Frame 1 (no input): blank canvas, image omitted
Frame 60 (the mouse pressed at the canvas centre just before this capture): blank canvas, image omitted
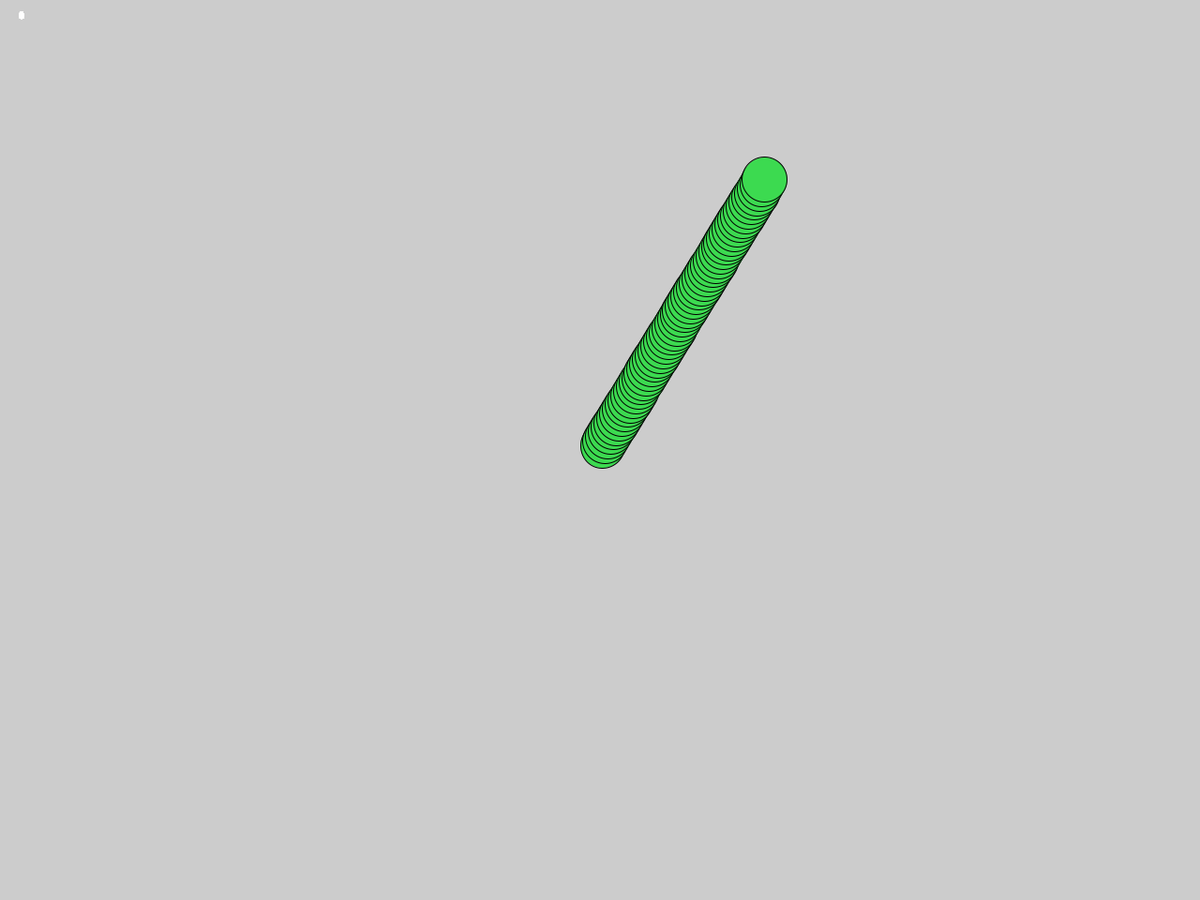
Frame 120 (the mouse held since frame 60 and released just before this capture)

The Processing sketch whose frames 1 and 60 were blank and that drew this single picture after the mouse press (run headless with seeded random() and noise(); from frame 60 on, the mouse is pressed at the canvas centre):

// Processing sketch: prh3a
// ── prh3a.pde




private dot mdots[];
private int ndots = 0;

void setup() {
  size(1280,960);
  clear();
  mdots = new dot[1000];
}

void draw() {
  clear();
  for (dot d : mdots) {
    if (d != null)
      d.update();
  }
  fill(255,255,255);
  text(ndots, 20,20);
}

void mousePressed() {
  float dx = random(-10,10); 
  float dy = random(-10,10); 
  mdots[ndots++] = new dot(mouseX, mouseY, dx, dy, random(5,50), color(random(255), random(255), random(255)));
}
// ── dot.pde

class dot {
  float mx, my;      // position 
  float mdx, mdy;    // velocity
  float mdiam;       // diameter 
  color mcolor;    // color  
  
  public dot(float x, float y, float dx, float dy, float diam, color c) {
    mx=x; my=y; mdx=dx; mdy=dy; mdiam=diam; mcolor=c; 
  }
  
  public void update() {
    mx += mdx;
    if (mx < 0 || mx > 1280) 
      mdx = -mdx;
    my += mdy;
    if (my < 0 || my > 960)
      mdy = -mdy;
    
    fill(mcolor);  // rgba
    ellipse(mx, my, mdiam, mdiam);
  }
}
  
